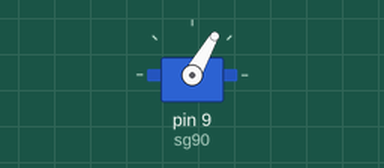
Recording of a sketch running on a simulated Arduino Uno, built with avr-gcc and run on an emulated ATmega328P. On the bench: servo.

Above: at 0.05 s.
Timing chart, 0 to 4.6 s (numbered marks = the images above):
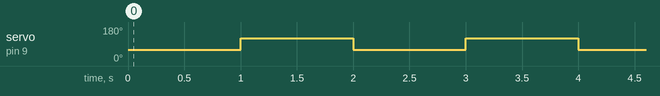

The sketch:

servo.ino
```cpp
#include <Servo.h>

Servo sg90;

void setup() {
  Serial.begin(9600);
  sg90.attach(9);
}

void loop() {
  sg90.write(90);

  sg90.write(60);
  delay(1000);
  sg90.write(120);
  delay(1000);
}
```

Measured:
- by itself, servo on pin 9 (sg90): alternates 120° for 1.0 s and 60° for 1.0 s
